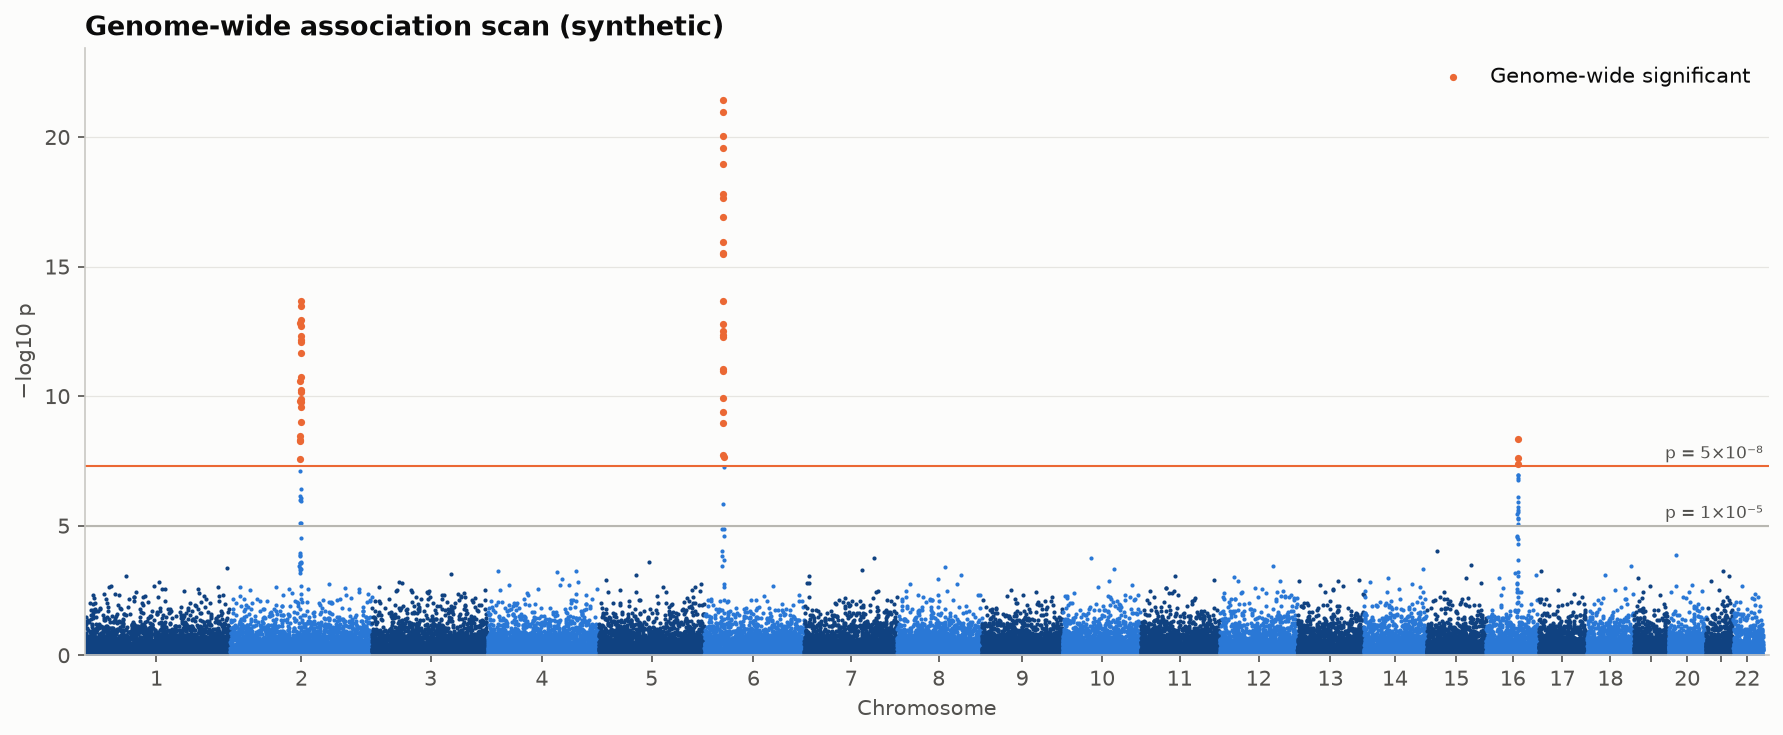

This chart was generated by the following Python code:
"""
Manhattan Plot  -  family: Scientific & clinical

DESIGN PURPOSE
Plots −log10 p for every genetic variant against its genomic position,
chromosome by chromosome. Association signals stand out as 'skyscrapers' above
a genome-wide significance line.

WHEN TO USE
  - Show genome-wide association studies (GWAS) or epigenome-wide scans
  - Show any long, ordered sequence of tests where the location of strong
    signals matters

AVOID WHEN
  - There are few tests (use a volcano or forest plot)
  - Position along the x-axis has no meaning

ALTERNATIVES
  - Q-Q plot of p-values (checks inflation)
  - Regional association plot (zoom in)

EXAMPLE
A synthetic GWAS of 40,000 SNPs across 22 autosomes with three true
association peaks.

Run:  python manhattan_plot.py
"""
import sys
from pathlib import Path

import numpy as np
import pandas as pd
import matplotlib.pyplot as plt

# Library style: categorical colors in fixed order, recessive axes, hairline grid.
PALETTE = ["#2a78d6", "#eb6834", "#1baf7a", "#eda100",
           "#e87ba4", "#008300", "#6250d6", "#e34948"]
SEQ_CMAP = "Blues"      # sequential: one hue, light -> dark
DIV_CMAP = "RdBu_r"     # diverging: two opposite hues, neutral midpoint
GRAY = "#b8b7b1"        # de-emphasised marks
plt.rcParams.update({
    "figure.figsize": (8, 4.8), "figure.dpi": 110, "figure.facecolor": "#fcfcfb",
    "axes.facecolor": "#fcfcfb", "axes.edgecolor": "#c9c8c3", "axes.linewidth": 0.8,
    "axes.spines.top": False, "axes.spines.right": False,
    "axes.grid": True, "grid.color": "#e6e5e1", "grid.linewidth": 0.6, "axes.axisbelow": True,
    "axes.prop_cycle": plt.cycler(color=PALETTE),
    "axes.titlesize": 13, "axes.titleweight": "bold", "axes.titlelocation": "left",
    "axes.labelcolor": "#52514e", "xtick.color": "#52514e", "ytick.color": "#52514e",
    "text.color": "#0b0b0b", "font.size": 10, "lines.linewidth": 2,
    "legend.frameon": False,
})

# --- Example data ------------------------------------------------------------
rng = np.random.default_rng(5)
chrom_len = np.array([249, 242, 198, 190, 181, 171, 159, 145, 138, 134, 135,
                      133, 114, 107, 102, 90, 83, 80, 59, 64, 47, 51])  # Mb
n_snp = (chrom_len / chrom_len.sum() * 40000).astype(int)
chrom = np.repeat(np.arange(1, 23), n_snp)
pos = np.concatenate([np.sort(rng.uniform(0, L, k)) for L, k in zip(chrom_len, n_snp)])
nlp = -np.log10(rng.uniform(size=len(chrom)))
for c, center, height in [(2, 120, 14), (6, 32, 22), (16, 54, 9.5)]:
    m = chrom == c
    nlp[m] += height * np.exp(-((pos[m] - center) / 0.8) ** 2) * rng.uniform(0.6, 1, m.sum())
df = pd.DataFrame({"chrom": chrom, "pos_mb": pos, "nlp": nlp})
offsets = np.r_[0, np.cumsum(chrom_len)[:-1]]
df["x"] = df.pos_mb + offsets[df.chrom - 1]
df.head()

# --- Plot --------------------------------------------------------------------
gw, sug = -np.log10(5e-8), -np.log10(1e-5)
fig, ax = plt.subplots(figsize=(12, 5))
shades = [PALETTE[0], "#104281"]
for c, d in df.groupby("chrom"):
    ax.scatter(d.x, d.nlp, s=4, color=shades[c % 2], linewidth=0)
hit = df[df.nlp > gw]
ax.scatter(hit.x, hit.nlp, s=12, color=PALETTE[1], linewidth=0, label="Genome-wide significant")
ax.axhline(gw, color=PALETTE[1], linewidth=1)
ax.axhline(sug, color=GRAY, linewidth=1)
ax.text(df.x.max(), gw + 0.3, "p = 5×10⁻⁸", ha="right", fontsize=8, color="#52514e")
ax.text(df.x.max(), sug + 0.3, "p = 1×10⁻⁵", ha="right", fontsize=8, color="#52514e")
centers = df.groupby("chrom").x.median()
ax.set_xticks(centers, [str(c) if c < 18 or c % 2 == 0 else "" for c in centers.index])
ax.set_xlim(0, df.x.max() + 10); ax.set_ylim(0, df.nlp.max() + 2)
ax.grid(axis="x", visible=False)
ax.set_xlabel("Chromosome"); ax.set_ylabel("−log10 p")
ax.set_title("Genome-wide association scan (synthetic)")
ax.legend(loc="upper right")
fig.tight_layout()

# --- Save / show -------------------------------------------------------------
out = Path(__file__).with_name(Path(__file__).stem + ".png")
fig.savefig(out, dpi=150, bbox_inches="tight")
print(f"saved {out}")
if "--no-show" not in sys.argv:
    plt.show()
